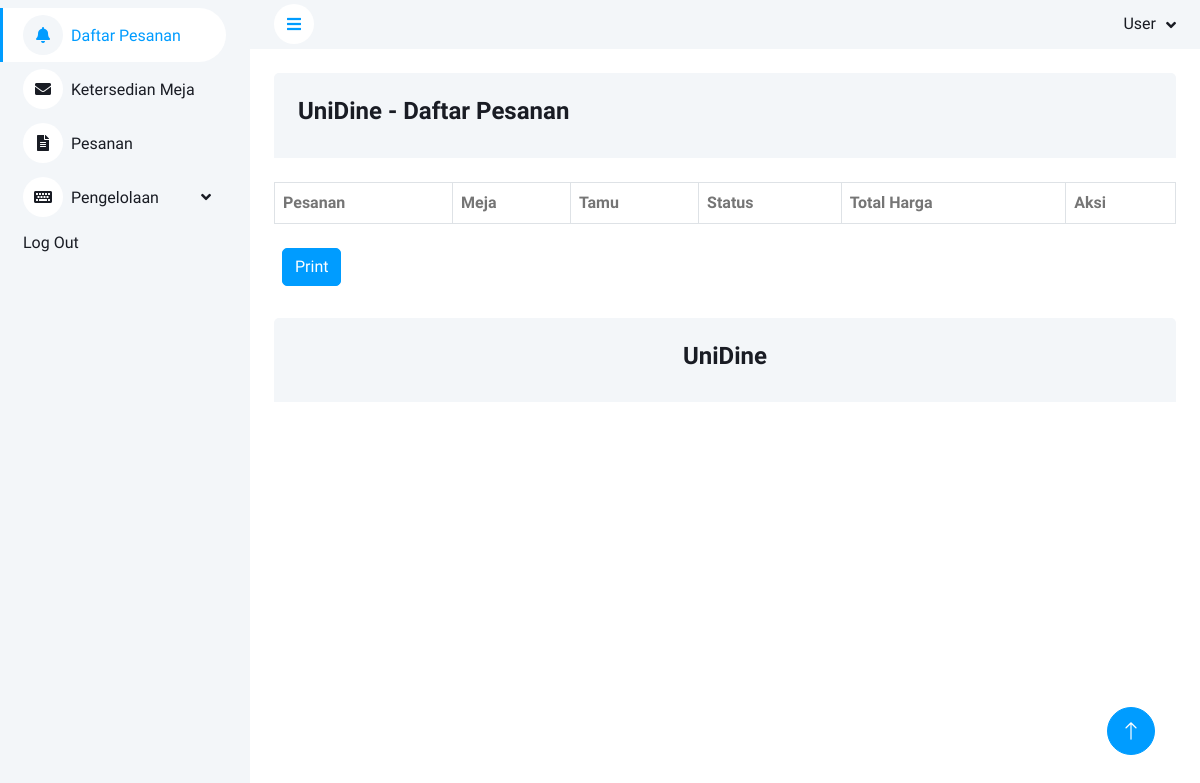
Before: / with the older database file.
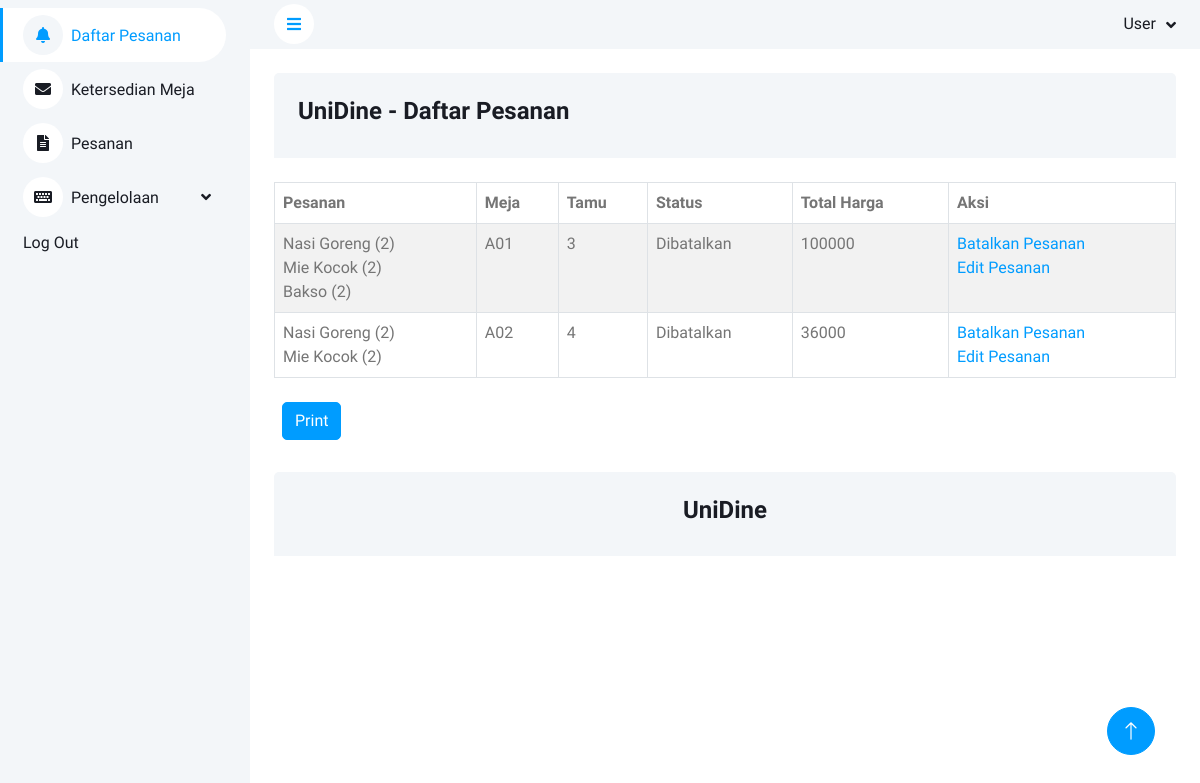
After: the same page with the newer database file.
### tables this page shows
CREATE TABLE `tbl_temp_pesanan` (
  `id` int(7) NOT NULL,
  `id_pesanan` varchar(55) NOT NULL,
  `id_menu` varchar(11) NOT NULL,
  `qt` int(4) NOT NULL
);

CREATE TABLE `tbl_menu` (
  `id` int(5) NOT NULL,
  `kd_menu` varchar(10) NOT NULL,
  `nama` varchar(200) NOT NULL,
  `deks` text NOT NULL,
  `kategori` varchar(50) NOT NULL,
  `harga` int(20) NOT NULL,
  `pic` varchar(200) NOT NULL
);

CREATE TABLE `pesanan` (
  `id` int(7) NOT NULL,
  `no_meja` varchar(11) NOT NULL,
  `jumlah_tamu` int(3) NOT NULL,
  `tanggal_pesan` varchar(50) NOT NULL,
  `total` int(50) NOT NULL,
  `status` varchar(50) NOT NULL
);

### index.php (the view, shortened to what this page needs)
<?php
include 'koneksi.php';
$query = "SELECT p.id, p.no_meja, p.jumlah_tamu, p.status, SUM(m.harga * dp.qt) AS totalharga
FROM pesanan p
INNER JOIN tbl_temp_pesanan dp ON p.id = dp.id_pesanan
INNER JOIN tbl_menu m ON dp.id = m.id
GROUP BY p.id";
$result = mysqli_query($koneksi, $query);
?>
<!DOCTYPE html>
<html lang="en">
<head>
    <link href="https://cdnjs.cloudflare.com/ajax/libs/font-awesome/5.10.0/css/all.min.css" rel="stylesheet">
    <link href="https://cdn.jsdelivr.net/npm/bootstrap-icons@1.4.1/font/bootstrap-icons.css" rel="stylesheet">
    <link href="lib/owlcarousel/assets/owl.carousel.min.css" rel="stylesheet">
    <link href="lib/tempusdominus/css/tempusdominus-bootstrap-4.min.css" rel="stylesheet" />
    <link href="css/bootstrap.min.css" rel="stylesheet">
    <link href="css/style.css" rel="stylesheet">
    <link rel="stylesheet" href="//cdn.datatables.net/1.13.6/css/jquery.dataTables.min.css">
</head>
<body>
    <div class="container-xxl position-relative bg-white d-flex p-0">
        <div class="sidebar pe-4 pb-3">
            <nav class="navbar bg-light navbar-light">
                <div class="navbar-nav w-100 ">
                    <a href="index.php" class="nav-item nav-link active"><i class="fa fa-bell me-2"></i>Daftar Pesanan</a>
                    <a href="KetersediaanMeja.php" class="nav-item nav-link "><i class="fa fa-envelope me-2"></i>Ketersedian Meja</a>
                    <a href="Pesanan.php" class="nav-item nav-link"><i class="fa fa-file-alt me-2"></i>Pesanan</a>
                    <div class="nav-item dropdown">
                        <a href="#" class="nav-link dropdown-toggle" data-bs-toggle="dropdown"><i class="fa fa-keyboard me-2"></i>Pengelolaan</a>
                    </div>
                    <a href="Login.php" class="nav-item nav-link">Log Out</a>
                </div>
            </nav>
        </div>
        <div class="content">
            <nav class="navbar navbar-expand bg-light navbar-light sticky-top px-4 py-0">
                <a href="#" class="sidebar-toggler flex-shrink-0">
                    <i class="fa fa-bars"></i>
                </a>
                <div class="navbar-nav align-items-center ms-auto">
                    <div class="nav-item dropdown">
                        <a href="#" class="nav-link dropdown-toggle" data-bs-toggle="dropdown">
                            <span class="d-none d-lg-inline-flex">User</span>
                        </a>
                    </div>
                </div>
            </nav>
            <div class="container-fluid mb-4 pt-4 px-4 ">
                <div class="bg-light rounded-top p-4">
                    <div class="row">
                        <p class="h4"> UniDine - Daftar Pesanan</p>
                    </div>
                </div>
            </div>
            <section class="mx-4">
                <table id="myTable" class="table table-striped table-bordered table-responsive table-hover">
                    <thead>
                        <tr>
                            <th>Pesanan</th>
                            <th>Meja</th>
                            <th>Tamu</th>
                            <th>Status </th>
                            <th>Total Harga</th>
                            <th>Aksi</th>
                        </tr>
                    </thead>
                    <tbody>
                        <?php
                        while ($row = mysqli_fetch_assoc($result)) {
                            echo "<tr>";
                            echo "<td>";
                            $menu_query = "SELECT m.nama, dp.qt FROM tbl_temp_pesanan dp INNER JOIN tbl_menu m ON dp.id_menu = m.id WHERE dp.id_pesanan = '{$row['id']}'";
                            $menu_result = mysqli_query($koneksi, $menu_query);
                            while ($menu = mysqli_fetch_assoc($menu_result)) {
                                echo "{$menu['nama']} ({$menu['qt']})<br>";
                            }
                            $id = $row['id'];
                            echo "</td>";
                            echo "<td>{$row['no_meja']}</td>";
                            echo "<td>{$row['jumlah_tamu']}</td>";
                            echo "<td>{$row['status']}</td>";
                            echo "<td>{$row['totalharga']}</td>";
                            echo "<td>
                             <a href='BatalkanPesanan.php?id={$id}'>Batalkan Pesanan</a></br>
                             <a href='EditPesanan.php?id={$id}'>Edit Pesanan</a></td>";
                            echo "</tr>";
                        }
                        ?>
                    </tbody>
                </table>
                <a href="#"><button type="button" class="btn btn-primary m-2">Print</button></a>
            </section>
            <div class="container-fluid pt-4 px-4">
                <div class="bg-light rounded-top p-4">
                    <div class="row ">
                        <p class="h4 text-center">UniDine</p>
                    </div>
                </div>
            </div>
        </div>
        <a href="#" class="btn btn-lg btn-primary btn-lg-square back-to-top"><i class="bi bi-arrow-up"></i></a>
    </div>
</body>
</html>

### css/style.css (style rules this page uses)
:root { --primary: #009CFF; --light: #F3F6F9; --dark: #191C24; }
.back-to-top { position: fixed; display: none; right: 45px; bottom: 45px; z-index: 99; }
.btn { transition: .5s; }
.btn.btn-primary { color: #FFFFFF; }
.btn-lg-square { width: 48px; height: 48px; }
.btn-square, .btn-sm-square, .btn-lg-square { padding: 0; display: inline-flex; align-items: center; justify-content: center; font-weight: normal; border-radius: 50px; }
.sidebar { position: fixed; top: 0; left: 0; bottom: 0; width: 250px; height: 100vh; overflow-y: auto; background: var(--light); transition: 0.5s; z-index: 999; }
.content { margin-left: 250px; min-height: 100vh; background: #FFFFFF; transition: 0.5s; }
@media (min-width: 992px) { .sidebar { margin-left: 0; } }
@media (min-width: 992px) { .content { width: calc(100% - 250px); } }
.sidebar .navbar .navbar-nav .nav-link { padding: 7px 20px; color: var(--dark); font-weight: 500; border-left: 3px solid var(--light); border-radius: 0 30px 30px 0; outline: none; }
.sidebar .navbar .navbar-nav .nav-link:hover, .sidebar .navbar .navbar-nav .nav-link.active { color: var(--primary); background: #FFFFFF; border-color: var(--primary); }
.sidebar .navbar .navbar-nav .nav-link i { width: 40px; height: 40px; display: inline-flex; align-items: center; justify-content: center; background: #FFFFFF; border-radius: 40px; }
.sidebar .navbar .navbar-nav .nav-link:hover i, .sidebar .navbar .navbar-nav .nav-link.active i { background: var(--light); }
.sidebar .navbar .dropdown-toggle::after { position: absolute; top: 15px; right: 15px; border: none; content: "\f107"; font-family: "Font Awesome 5 Free"; font-weight: 900; transition: .5s; }
.content .navbar .navbar-nav .nav-link { margin-left: 25px; padding: 12px 0; color: var(--dark); outline: none; }
.content .navbar .sidebar-toggler, .content .navbar .navbar-nav .nav-link i { width: 40px; height: 40px; display: inline-flex; align-items: center; justify-content: center; background: #FFFFFF; border-radius: 40px; }
.content .navbar .dropdown-toggle::after { margin-left: 6px; vertical-align: middle; border: none; content: "\f107"; font-family: "Font Awesome 5 Free"; font-weight: 900; transition: .5s; }

Changed rows visible on the page:
added pesanan: no_meja "A01", jumlah_tamu "3", status "Dibatalkan", totalharga "100000"
added tbl_temp_pesanan: id_menu.nama "Nasi Goreng", qt "2", shown under "A01"
added tbl_temp_pesanan: id_menu.nama "Mie Kocok", qt "2", shown under "A01"
added tbl_temp_pesanan: id_menu.nama "Bakso", qt "2", shown under "A01"
added pesanan: no_meja "A02", jumlah_tamu "4", status "Dibatalkan", totalharga "36000"
added tbl_temp_pesanan: id_menu.nama "Nasi Goreng", qt "2", shown under "A02"
added tbl_temp_pesanan: id_menu.nama "Mie Kocok", qt "2", shown under "A02"
